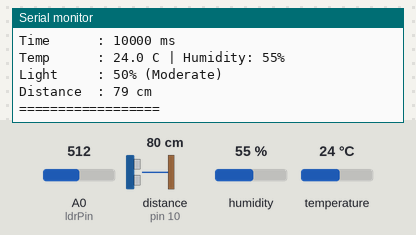
This sketch was run on a simulated Arduino Uno, built with avr-gcc and run on an emulated ATmega328P. Parts: the last lines printed to the serial monitor. The inputs (shaded band) are chosen by the test bench; at power-on: A0 (ldrPin) = 512, distance to the obstacle (sensor on pin 10) 80 cm, humidity 55 %, temperature 24 °C. The echo pulse lasts 58.3 µs per cm.

Above: at 10.8 s.
10.9 s: A0 (ldrPin) set to 306
At 15.9 s:
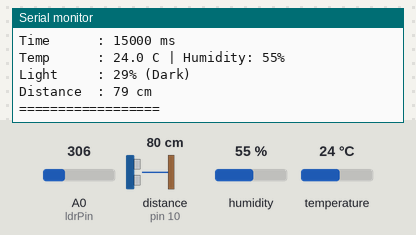
21.5 s: A0 (ldrPin) set to 992
At 26.0 s:
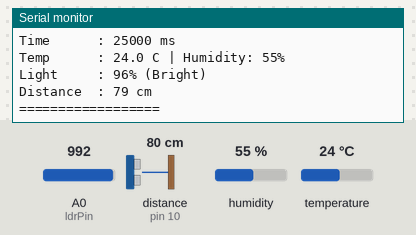
31.5 s: distance to the obstacle (sensor on pin 10) set to 2 cm
At 35.8 s:
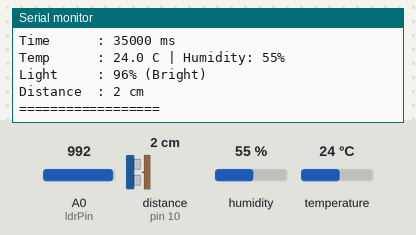
39.0 s: humidity set to 22 %
46.5 s: temperature set to 12 °C
54.0 s: distance to the obstacle (sensor on pin 10) set to 4 cm
At 55.8 s:
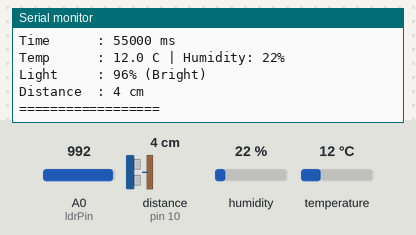
Timing chart, 0 to 57.3 s (numbered marks = the images above; inputs shaded):
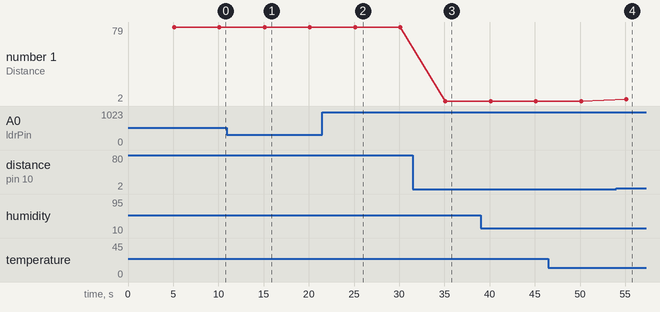

The sketch:

data_logger.ino
```cpp
/*
 * Multi-Sensor Data Logger
 * Path: /week3/data_logger/data_logger.ino
 */

#include "DHT.h"

// Sensor Pins
#define DHTPIN 2
#define DHTTYPE DHT22 // Wokwi default. Change to DHT11 for physical hardware.
const int trigPin = 9;
const int echoPin = 10;
const int ldrPin = A0;

// Initialize DHT
DHT dht(DHTPIN, DHTTYPE);

// Timer variables
unsigned long previousMillis = 0;
const long interval = 5000; // 5 seconds

void setup() {
  Serial.begin(9600);

  dht.begin();
  pinMode(trigPin, OUTPUT);
  pinMode(echoPin, INPUT);

  Serial.println("Multi-Sensor Logger Initialized...");
}

void loop() {
  unsigned long currentMillis = millis();

  if (currentMillis - previousMillis >= interval) {
    previousMillis = currentMillis;

    // --- 1. Read DHT Sensor ---
    float h = dht.readHumidity();
    float t = dht.readTemperature();

    // Fallback if DHT fails
    if (isnan(h) || isnan(t)) {
      t = 0.0;
      h = 0.0;
    }

    // --- 2. Read LDR Sensor ---
    int ldrRaw = analogRead(ldrPin);
    // Convert 0-1023 to 0-100%
    int lightPercent = map(ldrRaw, 0, 1023, 0, 100);

    // Determine light string description
    String lightDesc = "Dark";
    if (lightPercent > 70) lightDesc = "Bright";
    else if (lightPercent > 30) lightDesc = "Moderate";

    // --- 3. Read HC-SR04 Sensor ---
    digitalWrite(trigPin, LOW);
    delayMicroseconds(2);
    digitalWrite(trigPin, HIGH);
    delayMicroseconds(10);
    digitalWrite(trigPin, LOW);

    long duration = pulseIn(echoPin, HIGH);
    float distance = (duration * 0.034) / 2;

    // --- 4. Formatted Output ---
    Serial.println("=== SENSOR LOG ===");

    Serial.print("Time      : ");
    Serial.print(currentMillis);
    Serial.println(" ms");

    Serial.print("Temp      : ");
    Serial.print(t, 1); // 1 decimal place
    Serial.print(" C | Humidity: ");
    Serial.print(h, 0); // 0 decimal places
    Serial.println("%");

    Serial.print("Light     : ");
    Serial.print(lightPercent);
    Serial.print("% (");
    Serial.print(lightDesc);
    Serial.println(")");

    Serial.print("Distance  : ");
    Serial.print(distance, 0);
    Serial.println(" cm");

    Serial.println("==================");
  }
}
```

Measured:
- after the input at 10.9 s, the serial monitor: prints a new line after 4.2 s (image 1)
- after the input at 21.5 s, the serial monitor: prints a new line after 3.6 s (image 2)
- after the input at 31.5 s, the serial monitor: prints a new line after 3.6 s (image 3)
- after the input at 54.0 s, the serial monitor: prints a new line after 1.1 s (image 4)
- plotted number 1: 79 → 2 after the input at 31.5 s, 2 → 4 after the input at 54.0 s
